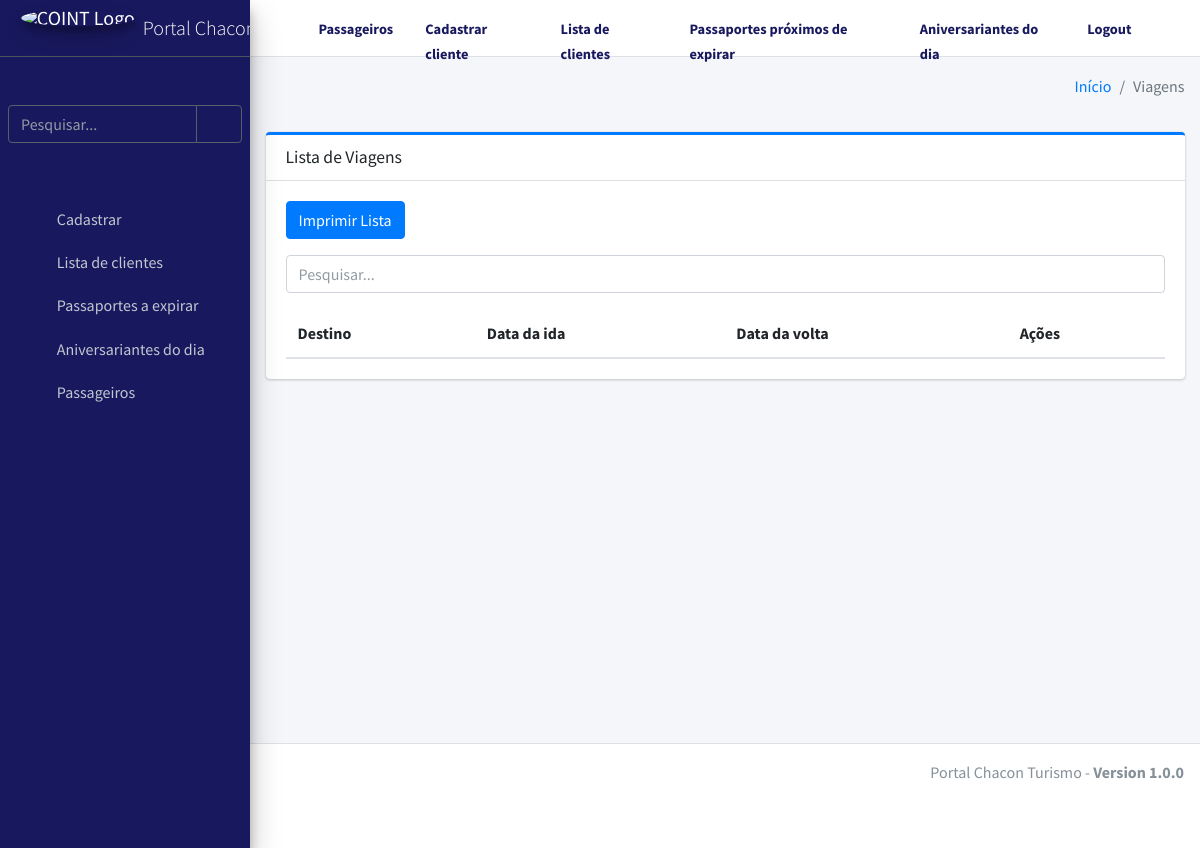
The page /example/clientes/1/viagens/ (signed in) on the database as committed earlier.
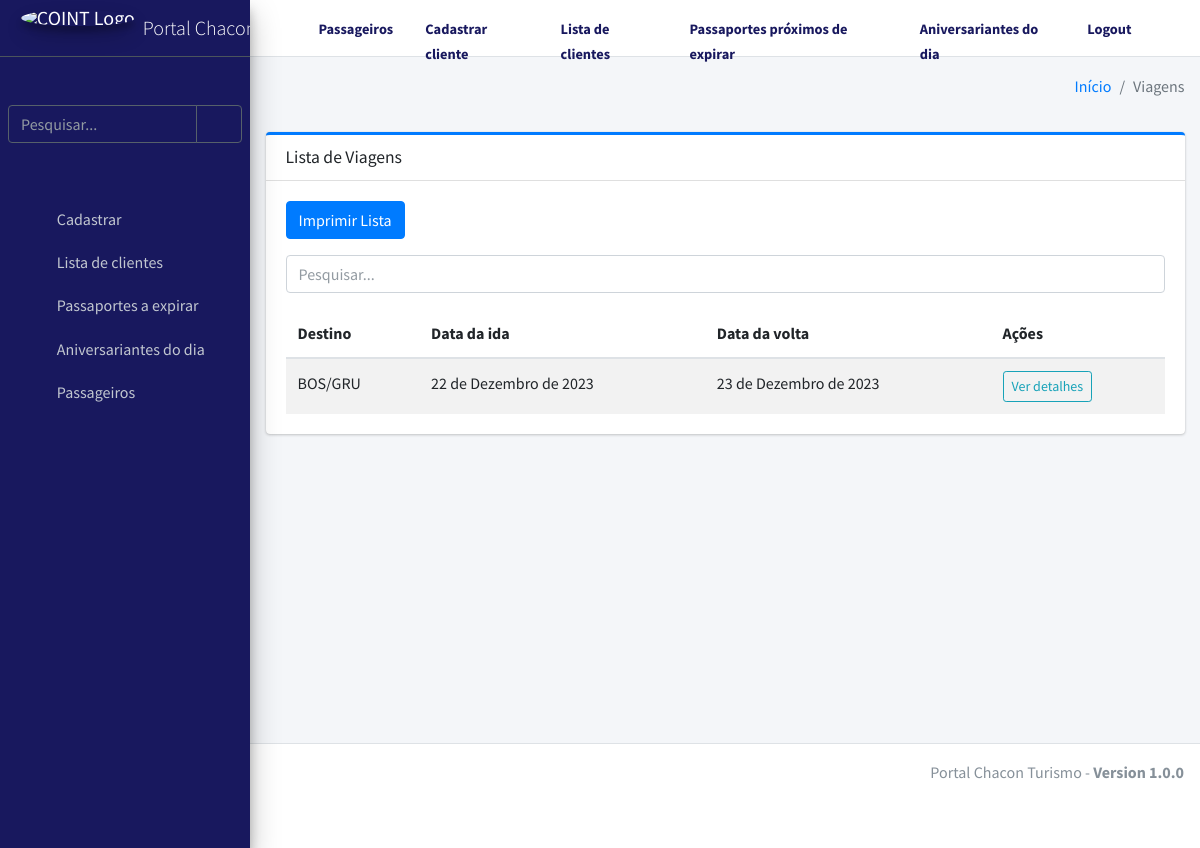
The same page on the database as committed later.
### apps/app_exemplo/models.py (models this page shows, shortened)
class Viagens(models.Model):
    cliente = models.ForeignKey(Clientes, on_delete=models.CASCADE)
    destino = models.CharField("Destino", max_length=255, blank=True, null=True)
    dataida = models.DateField("Data da ida", blank=True, null=True)
    datavolta = models.DateField("Data da Volta", blank=True, null=True)

### apps/app_exemplo/views.py (the view)
# urls.py: path('clientes/<int:cliente_id>/viagens/', views.ViagensListView.as_view(), name='viagens-list'),
@method_decorator(login_required, name='dispatch')
class ViagensListView(ListView):
    model = models.Viagens
    template_name = "app_viagens/viagens_list.html"
    context_object_name = "viagens_cliente"  # Renomeie o contexto para refletir uma lista de viagens
    def get_queryset(self):
        cliente_id = self.kwargs.get('cliente_id')  # Obtém o ID do cliente a partir dos parâmetros da URL
        return models.Viagens.objects.filter(cliente_id=cliente_id).order_by('-id')

### apps/app_exemplo/templates/app_viagens/viagens_list.html (shortened to what this page needs)
{% extends "base/base.html" %}
{% load static %}
{% block breadcrumb %}
  <li class="breadcrumb-item"><a href="{% url 'base:index' %}">Início</a></li>
  <li class="breadcrumb-item active">Viagens</li>
{% endblock %}
{% block content %}
<div class="card card-primary card-outline">
  <div class="card-header">
    <h3 class="card-title">Lista de Viagens</h3>
  </div>
  <div class="card-body">
    <div class="mb-3">
      <button class="btn btn-primary" id="printBtn">Imprimir Lista</button>
    </div>
    <div class="input-group mb-3">
      <input type="text" class="form-control" id="searchInput" placeholder="Pesquisar...">
    </div>
    <table class="table table-striped">
      <thead>
        <tr>
          <th>Destino</th>
          <th>Data da ida</th>
          <th>Data da volta</th>
          <th>Ações</th>
        </tr>
      </thead>
      <tbody>
        {% for viagem in viagens_cliente %}
        <tr>
          <td>{{ viagem.destino }}</td>
          <td>{{ viagem.dataida }}</td>
          <td>{{ viagem.datavolta }}</td>
          <td>
            <a href="{% url 'example:viagens-detail' pk=viagem.pk %}" class="btn btn-sm btn-outline-info">Ver detalhes</a>
          </td>
        </tr>
        {% endfor %}
      </tbody>
    </table>
  </div>
</div>
{% endblock %}

Rows that differ between the two databases and show on the page:
added Viagens: destino "BOS/GRU", dataida "22 de Dezembro de 2023", datavolta "23 de Dezembro de 2023"
